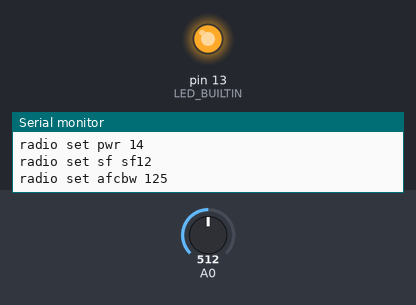
The sketch below on a simulated Arduino Uno, built with avr-gcc and run on an emulated ATmega328P. On the bench: output pins drawn as LEDs (lit = HIGH), the last lines printed to the serial monitor. Inputs (shaded band) come from the test bench; at power-on: A0 = 512.

Above: at 0.1 s.
At 1.4 s:
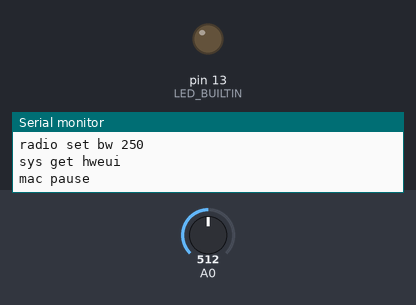
1.5 s: A0 set to 306
5.7 s: A0 set to 122
Timing chart, 0 to 8.7 s (numbered marks = the images above; inputs shaded):
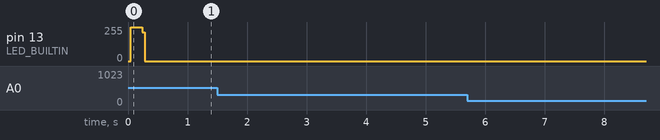

The sketch:

LoRaSendAnalog.ino
```cpp
#include <SoftwareSerial.h>
SoftwareSerial loraSerial (2, 3); //rx 2 tx 3

int nodeId = 4; // YOur Node Id Here
String txCommand;
void setup() {
  loraSerial.begin(57600);
  Serial.begin(9600);
  pinMode(LED_BUILTIN, OUTPUT);
  RN2483_init();
}

void loop() {
  int sensorValue = analogRead(A0);
  txCommand = "radio tx " + sensorValue;
  sendcmd(txCommand);
  delay(2000); //Scheduled Time Delay

  //loraSerial.listen();
  while(loraSerial.available() > 0){
    char loraResponse = loraSerial.read();
    Serial.write(loraResponse);
  }

}

void RN2483_init(){
  sendcmd("sys reset");
  sendcmd("radio set mod lora");
  sendcmd("radio set freq 868100000");
  sendcmd("radio set pwr 14");
  sendcmd("radio set sf sf12");
  sendcmd("radio set afcbw 125");
  sendcmd("radio set rxbw 250");
  sendcmd("radio set fdev 5000");
  sendcmd("radio set prlen 8");
  sendcmd("radio set crc on");
  sendcmd("radio set cr 4/8");
  sendcmd("radio set wdt 0");
  sendcmd("radio set sync 12");
  sendcmd("radio set bw 250");
  sendcmd("sys get hweui");
  sendcmd("mac pause");
}

void sendcmd(String data){
  digitalWrite(LED_BUILTIN, HIGH);
  Serial.println(data);
  loraSerial.println(data);
  digitalWrite(LED_BUILTIN, LOW);
}
```
